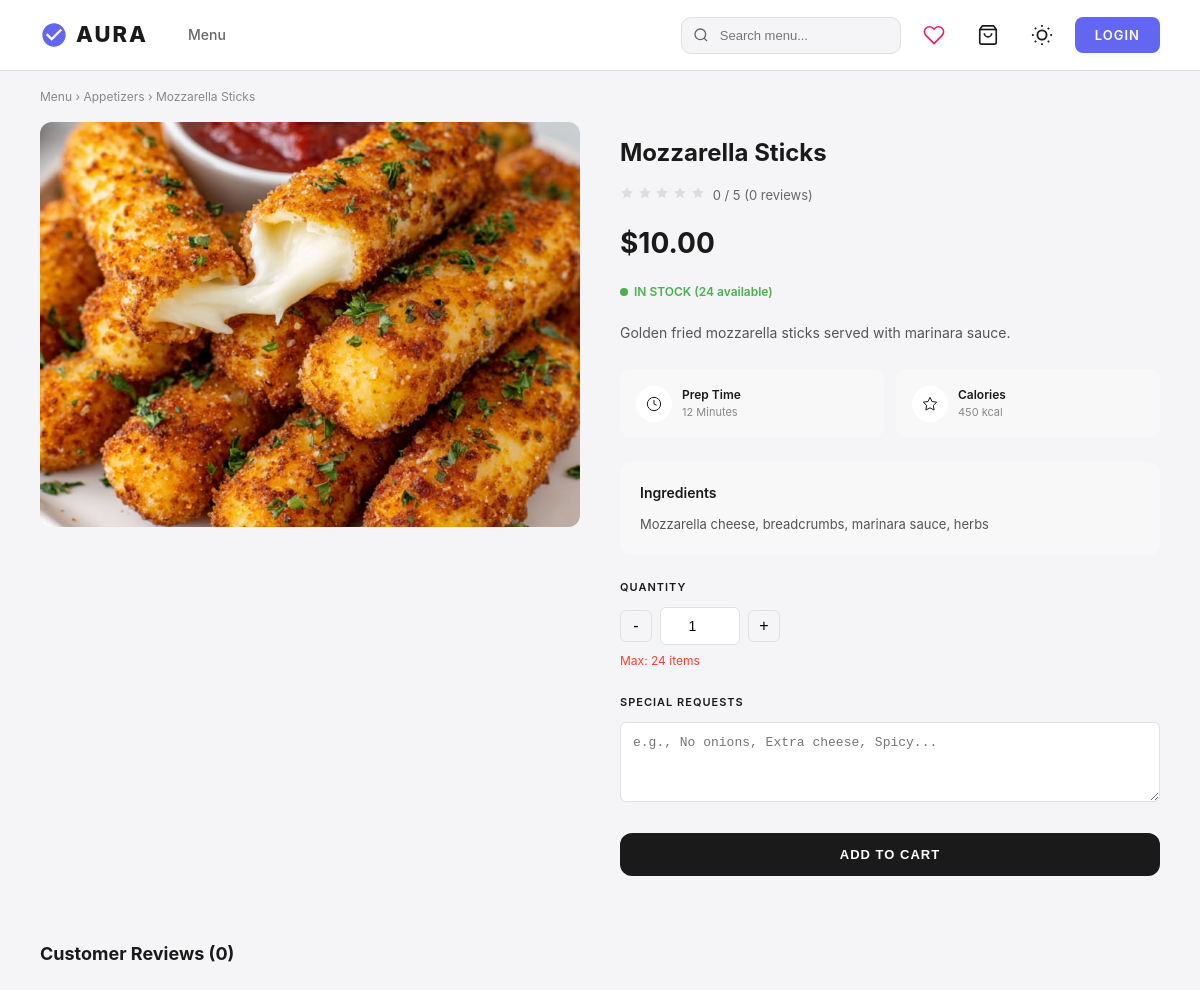
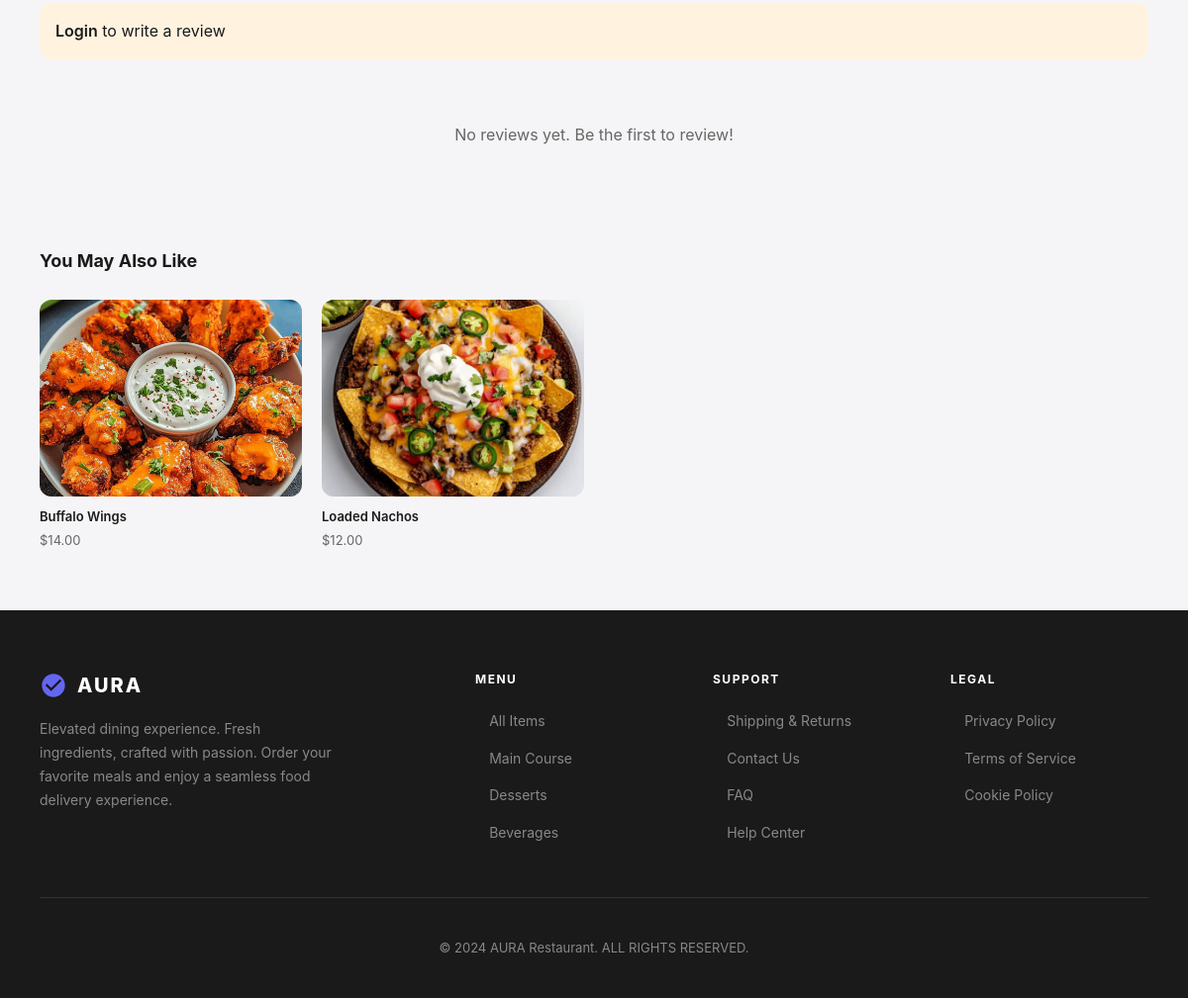
Page /customer/product/1 on the earlier database version (2 pictures, top to bottom).
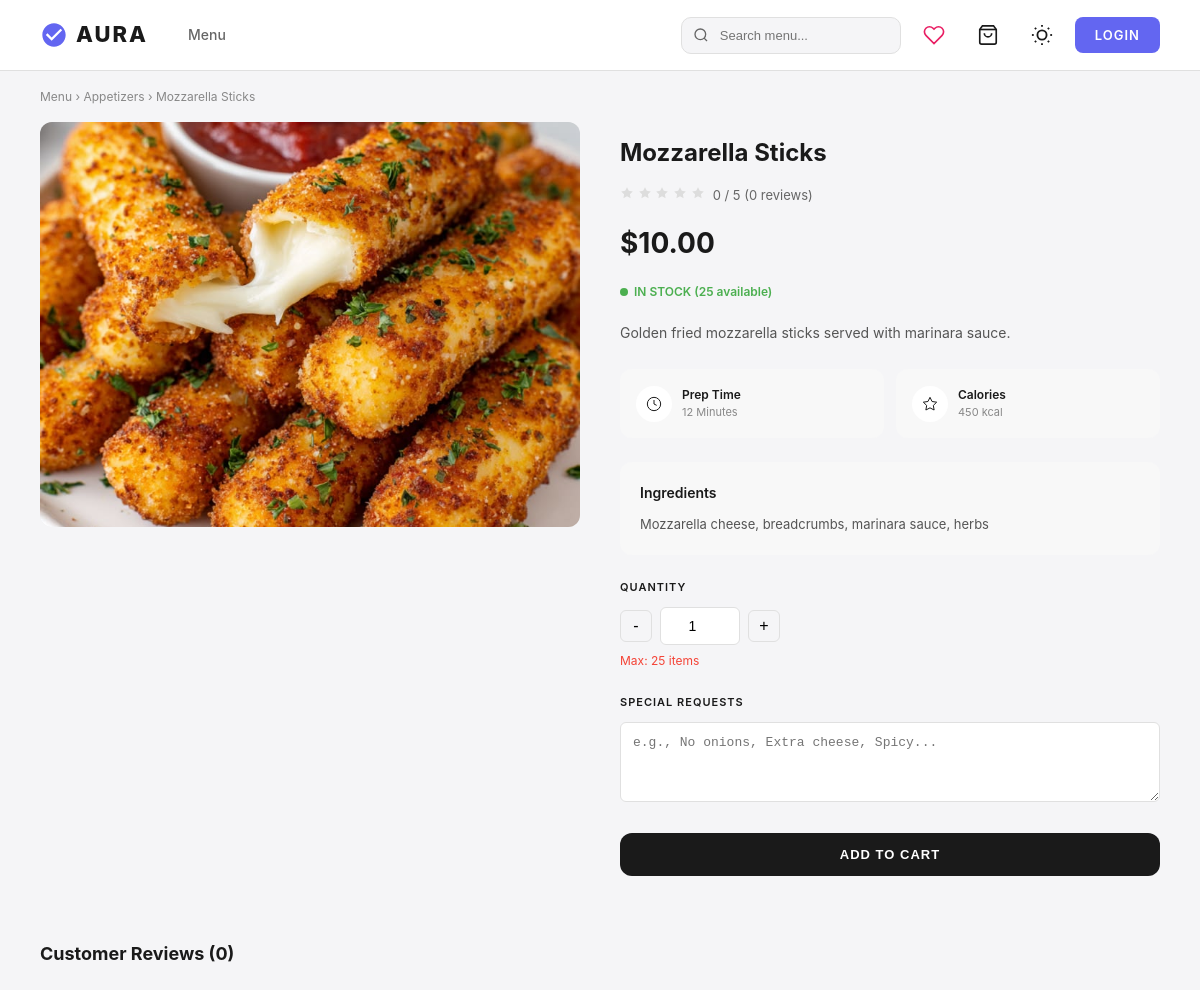
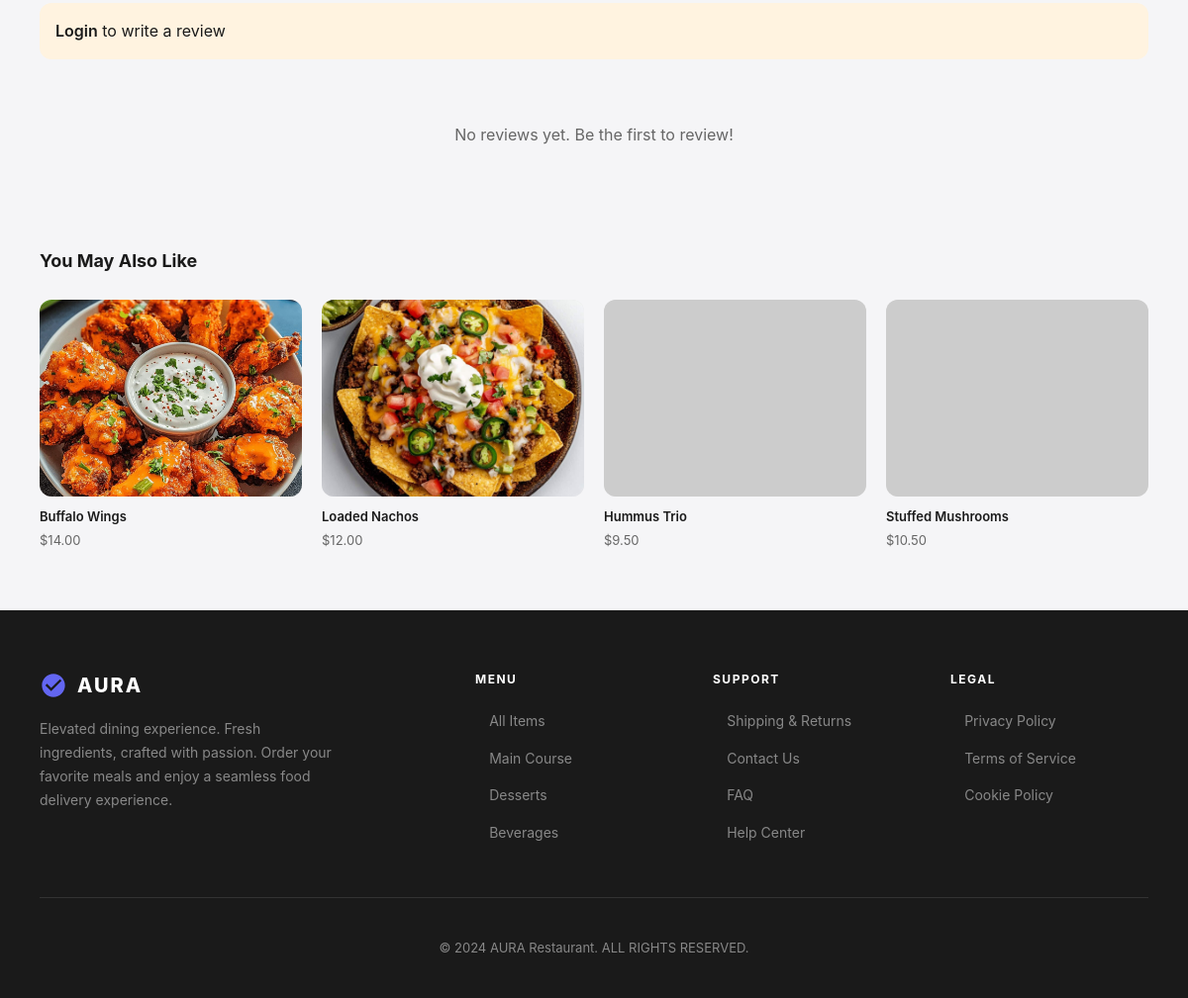
Same page on the later database version (2 pictures, top to bottom).
### app/models/menu_item.py (models this page shows, shortened)
class MenuItem(db.Model):
    __tablename__ = 'menu_items'
    id = db.Column(db.Integer, primary_key=True)
    name = db.Column(db.String(100), nullable=False)
    description = db.Column(db.Text)
    price = db.Column(db.Numeric(10, 2), nullable=False)
    category = db.Column(db.Enum(Category), nullable=False)
    image_url = db.Column(db.String(255))
    is_available = db.Column(db.Boolean, default=True)
    stock_quantity = db.Column(db.Integer, default=10)  # ← NEW: Available stock
    preparation_time = db.Column(db.Integer, default=15)
    calories = db.Column(db.Integer)
    ingredients = db.Column(db.Text)
    created_at = db.Column(db.DateTime, default=db.func.current_timestamp())
    order_items = db.relationship('OrderItem', backref='menu_item', lazy=True)
    reviews = db.relationship('Review', backref='menu_item', lazy=True, cascade='all, delete-orphan')
    @property
    def available_stock(self):
        from app.models.orders import Order, OrderStatus
        from app.models.order_item import OrderItem
        pending = db.session.query(db.func.sum(OrderItem.quantity)).join(
            Order, OrderItem.order_id == Order.id
        ).filter(
            OrderItem.menu_item_id == self.id,
            Order.status.in_([OrderStatus.PENDING, OrderStatus.CONFIRMED])
        ).scalar() or 0
        return max(0, self.stock_quantity - pending)
    @property
    def average_rating(self):
        if not self.reviews:
            return 0
        return round(sum(r.rating for r in self.reviews) / len(self.reviews), 1)

### app/routes/customer.py (the view)
@customer_bp.route('/product/<int:id>')
def product_details(id):
    from app.models.menu_item import MenuItem
    item = MenuItem.query.get_or_404(id)
    related = MenuItem.query.filter_by(
        category=item.category,
        is_available=True
    ).filter(MenuItem.id != id).limit(4).all()
    reviews = item.reviews.order_by(Review.created_at.desc()).all() if hasattr(item.reviews, 'order_by') else item.reviews
    return render_template('products/product_details.html',
                         item=item,
                         related=related,
                         reviews=reviews)

### app/templates/products/product_details.html (shortened to what this page needs)
{% extends "base.html" %}
{% block content %}
<div class="bread">
  <a href="{{ url_for('customer.menu') }}">Menu</a> &rsaquo;
  <a href="{{ url_for('customer.menu', category=item.category.value.lower().replace(' ', '_')) }}">{{ item.category.value }}</a> &rsaquo;
  {{ item.name }}
</div>
<main class="wrap">
  <div class="main">
    {% if item.image_url %}
      {% set img_path = item.image_url %}
      {% if img_path.startswith('static/') %}
        {% set img_path = img_path[7:] %}
      {% endif %}
      <img src="{{ url_for('static', filename=img_path) }}" alt="{{ item.name }}" onerror="this.src='https://via.placeholder.com/600x450?text={{ item.name | urlencode }}'">
    {% else %}
      <img src="https://via.placeholder.com/600x450?text={{ item.name | urlencode }}" alt="{{ item.name }}">
    {% endif %}
  </div>
  <div class="info">
    <h1>{{ item.name }}</h1>
    <div class="rating">
      <div class="stars">
        {% set avg_rating = item.average_rating %}
        {% for i in range(5) %}
          {% if i < avg_rating|int %}
            <svg width="14" height="14" viewBox="0 0 24 24" fill="var(--c1)"><path d="M12 2l3.09 6.26L22 9.27l-5 4.87 1.18 6.88L12 17.77l-6.18 3.25L7 14.14 2 9.27l6.91-1.01L12 2z"/></svg>
          {% else %}
            <svg width="14" height="14" viewBox="0 0 24 24" fill="#ddd"><path d="M12 2l3.09 6.26L22 9.27l-5 4.87 1.18 6.88L12 17.77l-6.18 3.25L7 14.14 2 9.27l6.91-1.01L12 2z"/></svg>
          {% endif %}
        {% endfor %}
      </div>
      <span>{{ avg_rating }} / 5 ({{ item.reviews|length }} reviews)</span>
    </div>
    <div class="price">
      <span class="now">${{ "%.2f"|format(item.price|float) }}</span>
    </div>
    {% set available = item.available_stock %}
    {% if available > 5 %}
      <div class="stock in-stock">
        <span class="dot in-stock"></span>
        IN STOCK ({{ available }} available)
      </div>
    {% elif available > 0 %}
      <div class="stock low-stock">
        <span class="dot low-stock"></span>
        LOW STOCK - Only {{ available }} left!
      </div>
    {% else %}
      <div class="stock out-of-stock">
        <span class="dot out-of-stock"></span>
        OUT OF STOCK
      </div>
    {% endif %}
    <p class="desc">{{ item.description or 'Delicious food crafted with passion and the finest ingredients.' }}</p>
    <div class="meta-info">
      <div class="meta-item">
        <div class="meta-icon">
          <svg viewBox="0 0 24 24"><circle cx="12" cy="12" r="10"/><polyline points="12 6 12 12 16 14"/></svg>
        </div>
        <div>
          <div class="meta-t">Prep Time</div>
          <div class="meta-s">{{ item.preparation_time }} Minutes</div>
        </div>
      </div>
      <div class="meta-item">
        <div class="meta-icon">
          <svg viewBox="0 0 24 24"><path d="M12 2l3.09 6.26L22 9.27l-5 4.87 1.18 6.88L12 17.77l-6.18 3.25L7 14.14 2 9.27l6.91-1.01L12 2z"/></svg>
        </div>
        <div>
          <div class="meta-t">Calories</div>
          <div class="meta-s">{{ item.calories or 'N/A' }} kcal</div>
        </div>
      </div>
    </div>
    {% if item.ingredients %}
    <div class="ingredients">
      <h3>Ingredients</h3>
      <p>{{ item.ingredients }}</p>
    </div>
    {% endif %}
    {% if available > 0 %}
    <form id="addToCartForm" onsubmit="return addToCartDetail(event)">
      <div class="quantity">
        <div class="label">Quantity</div>
        <div style="display:flex;align-items:center;gap:8px;">
            <button type="button" onclick="adjustDetailQty(-1)" style="width:32px;height:32px;border:1.5px solid var(--cb);background:none;border-radius:6px;cursor:pointer;font-size:16px;">-</button>
            <input type="number" name="quantity" id="detailQty" class="qty-input" value="1" min="1" max="{{ available }}" required>
            <button type="button" onclick="adjustDetailQty(1)" style="width:32px;height:32px;border:1.5px solid var(--cb);background:none;border-radius:6px;cursor:pointer;font-size:16px;">+</button>
        </div>
        <div class="stock-limit">Max: {{ available }} items</div>
      </div>
      <div class="special-requests">
        <div class="label">Special Requests</div>
        <textarea name="special_requests" placeholder="e.g., No onions, Extra cheese, Spicy..."></textarea>
      </div>
      <div class="btns">
        <button type="submit" class="btn btn-b" id="addToCartBtn">
            <span id="btnText">Add to Cart</span>
        </button>
      </div>
    </form>
    {% else %}
    <div class="btns">
      <button class="btn btn-b" disabled>Out of Stock</button>
    </div>
    {% endif %}
  </div>
</main>
<section class="reviews">
  <div class="head">
    <div>
      <h2>Customer Reviews ({{ item.reviews|length }})</h2>
    </div>
  </div>
  {% if current_user.is_authenticated %}
    {% set user_reviewed = item.reviews | selectattr('customer_id', 'equalto', current_user.id) | list | length > 0 %}
    {% if not user_reviewed %}
    <div class="add-review-form" style="background:#f8f8f8;padding:24px;border-radius:var(--r);margin-bottom:24px;">
      <h3 style="font-size:16px;margin-bottom:16px;">Write a Review</h3>
      <form action="{{ url_for('customer.add_review', item_id=item.id) }}" method="POST">
        <input type="hidden" name="csrf_token" value="{{ csrf_token() }}">
        <div class="rating-input" style="margin-bottom:16px;">
          <label style="display:block;font-size:12px;font-weight:600;margin-bottom:8px;">Your Rating</label>
          <div class="stars-select" style="display:flex;gap:8px;">
            {% for i in range(1, 6) %}
            <label style="cursor:pointer;font-size:24px;color:#ddd;transition:color 0.2s;"
                   onmouseover="highlightStars({{ i }})"
                   onmouseout="resetStars()"
                   onclick="setRating({{ i }})">
              <input type="radio" name="rating" value="{{ i }}" style="display:none;" required>
              &#9733;
            </label>
            {% endfor %}
          </div>
        </div>
        <div style="margin-bottom:16px;">
          <label style="display:block;font-size:12px;font-weight:600;margin-bottom:8px;">Your Review</label>
          <textarea name="comment" placeholder="Tell us what you think..."
                    style="width:100%;padding:12px;border:1.5px solid var(--cb);border-radius:6px;font-size:13px;resize:vertical;min-height:100px;"></textarea>
        </div>
        <button type="submit" class="btn btn-b" style="width:auto;padding:12px 24px;">Submit Review</button>
      </form>
    </div>
    <script>
      function highlightStars(n) {
        const stars = document.querySelectorAll('.stars-select label');
        stars.forEach((star, index) => {
          star.style.color = index < n ? 'var(--c1)' : '#ddd';
        });
      }
      function resetStars() {
        const selected = document.querySelector('input[name="rating"]:checked');
        const rating = selected ? selected.value : 0;
        highlightStars(rating);
      }
      function setRating(n) {
        const inputs = document.querySelectorAll('input[name="rating"]');
        inputs[n-1].checked = true;
        highlightStars(n);
      }
    </script>
    {% else %}
    <div style="background:#e8f5e9;padding:16px;border-radius:var(--r);margin-bottom:24px;color:#2e7d32;font-size:13px;">
      You already reviewed this item
    </div>
    {% endif %}
  {% else %}
    <div style="background:#fff3e0;padding:16px;border-radius:var(--r);margin-bottom:24px;">
      <a href="{{ url_for('auth.login') }}" style="color:var(--c1);font-weight:600;">Login</a> to write a review
    </div>
  {% endif %}
  {% if item.reviews %}
  <div class="r-grid">
    {% for review in item.reviews %}
    <div class="r-card">
      <div class="r-user">
        <div class="r-avatar">{{ review.customer.username[0]|upper }}</div>
        <div>
          <div class="r-name">{{ review.customer.username }}</div>
          <div class="r-stars">
            {% for i in range(5) %}
              {% if i < review.rating %}
                <svg viewBox="0 0 24 24"><path d="M12 2l3.09 6.26L22 9.27l-5 4.87 1.18 6.88L12 17.77l-6.18 3.25L7 14.14 2 9.27l6.91-1.01L12 2z"/></svg>
              {% else %}
                <svg viewBox="0 0 24 24" fill="#ddd"><path d="M12 2l3.09 6.26L22 9.27l-5 4.87 1.18 6.88L12 17.77l-6.18 3.25L7 14.14 2 9.27l6.91-1.01L12 2z"/></svg>
              {% endif %}
            {% endfor %}
          </div>
        </div>
      </div>
      <p class="r-text">"{{ review.comment or 'Great food!' }}"</p>
      <div style="font-size:11px;color:var(--cl);margin-top:8px;">
        {{ review.created_at.strftime('%B %d, %Y') }}
      </div>
    </div>
    {% endfor %}
  </div>
  {% else %}
  <div class="no-reviews">
    <p>No reviews yet. Be the first to review!</p>
  </div>
  {% endif %}
</section>
{% if related %}
<section class="rec">
  <h2>You May Also Like</h2>
  <div class="rec-g">
    {% for rel in related %}
    <a href="{{ url_for('customer.product_details', id=rel.id) }}" class="rec-c">
      <div class="rec-img">
        {% if rel.image_url %}
          {% set img_path = rel.image_url %}
          {% if img_path.startswith('static/') %}
            {% set img_path = img_path[7:] %}
          {% endif %}
          <img src="{{ url_for('static', filename=img_path) }}" alt="{{ rel.name }}" onerror="this.src='https://via.placeholder.com/300x225?text={{ rel.name | urlencode }}'">
        {% else %}
          <img src="https://via.placeholder.com/300x225?text={{ rel.name | urlencode }}" alt="{{ rel.name }}">
        {% endif %}
      </div>
      <div class="rec-n">{{ rel.name }}</div>
      <div class="rec-p">${{ "%.2f"|format(rel.price|float) }}</div>
    </a>
    {% endfor %}
  </div>
</section>
{% endif %}
{% endblock %}

### app/templates/base.html (shortened to what this page needs)
<!DOCTYPE html>
<html lang="en" data-theme="light">
<head>
<link rel="stylesheet" href="{{ url_for('static', filename='css/style.css') }}">
</head>
<body>
<nav class="nav">
  <div class="nav-left">
    <a href="{{ url_for('main.home') }}" class="logo">
      <svg viewBox="0 0 24 24"><path d="M12 2C6.48 2 2 6.48 2 12s4.48 10 10 10 10-4.48 10-10S17.52 2 12 2zm-2 15l-5-5 1.41-1.41L10 14.17l7.59-7.59L19 8l-9 9z"/></svg>
      AURA
    </a>
    <ul class="links">
      <li><a href="{{ url_for('customer.menu') }}" class="{% if request.endpoint == 'customer.menu' %}active{% endif %}">Menu</a></li>
    </ul>
  </div>
  <div class="nav-right">
    <form class="nav-search" action="{{ url_for('customer.search') }}" method="GET">
      <input type="text" name="q" placeholder="Search menu..." value="{{ search_query or '' }}">
    </form>
    <a href="{{ url_for('customer.menu') }}" class="nav-icon-btn wishlist-btn" title="Wishlist (Coming Soon)">
      <svg viewBox="0 0 24 24"><path d="M20.84 4.61a5.5 5.5 0 0 0-7.78 0L12 5.67l-1.06-1.06a5.5 5.5 0 0 0-7.78 7.78l1.06 1.06L12 21.23l7.78-7.78 1.06-1.06a5.5 5.5 0 0 0 0-7.78z"/></svg>
    </a>
    <a href="{{ url_for('customer.cart') }}" class="nav-icon-btn cart-icon-wrap" title="Cart">
      <svg viewBox="0 0 24 24"><path d="M6 2L3 6v14a2 2 0 0 0 2 2h14a2 2 0 0 0 2-2V6l-3-4z"/><line x1="3" y1="6" x2="21" y2="6"/><path d="M16 10a4 4 0 0 1-8 0"/></svg>
    </a>
    <button class="nav-icon-btn theme-toggle" onclick="toggleTheme()" title="Toggle Dark Mode">
    </button>
    {% if current_user.is_authenticated %}
    <div class="profile-dropdown" id="profileDropdown">
      <button class="profile-btn" onclick="toggleProfileDropdown()">
        <div class="profile-avatar">{{ current_user.username[0]|upper }}</div>
        <span class="profile-name">{{ current_user.username }}</span>
        <svg class="profile-arrow" viewBox="0 0 24 24"><polyline points="6 9 12 15 18 9"/></svg>
      </button>
      <div class="dropdown-menu">
        <div class="dropdown-header">My Account</div>
        <div class="dropdown-item" style="cursor:default">
          <svg viewBox="0 0 24 24"><path d="M20 21v-2a4 4 0 0 0-4-4H8a4 4 0 0 0-4 4v2"/><circle cx="12" cy="7" r="4"/></svg>
          {{ current_user.username }}
        </div>
        <div class="dropdown-divider"></div>
        <a href="{{ url_for('customer.orders') }}" class="dropdown-item">
          <svg viewBox="0 0 24 24"><path d="M14 2H6a2 2 0 0 0-2 2v16a2 2 0 0 0 2 2h12a2 2 0 0 0 2-2V8z"/><polyline points="14 2 14 8 20 8"/></svg>
          My Orders
        </a>
        <div class="dropdown-divider"></div>
        <a href="{{ url_for('auth.logout') }}" class="dropdown-item" style="color:#d32f2f">
          <svg viewBox="0 0 24 24"><path d="M9 21H5a2 2 0 0 1-2-2V5a2 2 0 0 1 2-2h4"/><polyline points="16 17 21 12 16 7"/><line x1="21" y1="12" x2="9" y2="12"/></svg>
          Logout
        </a>
      </div>
    </div>
    {% else %}
    <a href="{{ url_for('auth.login') }}" class="btn btn-primary" style="padding:8px 20px;font-size:13px;border-radius:8px;background:var(--c2);color:#fff;font-weight:600;text-decoration:none">Login</a>
    {% endif %}
  </div>
</nav>
{% block content %}{% endblock %}
<footer class="footer">
  <div class="f-grid">
    <div>
      <div class="f-brand">
        <svg viewBox="0 0 24 24"><path d="M12 2C6.48 2 2 6.48 2 12s4.48 10 10 10 10-4.48 10-10S17.52 2 12 2zm-2 15l-5-5 1.41-1.41L10 14.17l7.59-7.59L19 8l-9 9z"/></svg>
        AURA
      </div>
      <p class="f-desc">Elevated dining experience. Fresh ingredients, crafted with passion. Order your favorite meals and enjoy a seamless food delivery experience.</p>
    </div>
    <div>
      <div class="f-title">Menu</div>
      <ul class="f-links">
        <li><a href="{{ url_for('customer.menu') }}">All Items</a></li>
        <li><a href="{{ url_for('customer.menu', category='main_course') }}">Main Course</a></li>
        <li><a href="{{ url_for('customer.menu', category='desserts') }}">Desserts</a></li>
        <li><a href="{{ url_for('customer.menu', category='beverages') }}">Beverages</a></li>
      </ul>
    </div>
    <div>
      <div class="f-title">Support</div>
      <ul class="f-links">
        <li><a href="#">Shipping & Returns</a></li>
        <li><a href="#">Contact Us</a></li>
        <li><a href="#">FAQ</a></li>
        <li><a href="#">Help Center</a></li>
      </ul>
    </div>
    <div>
      <div class="f-title">Legal</div>
      <ul class="f-links">
        <li><a href="#">Privacy Policy</a></li>
        <li><a href="#">Terms of Service</a></li>
        <li><a href="#">Cookie Policy</a></li>
      </ul>
    </div>
  </div>
  <div class="f-copy">&copy; 2024 AURA Restaurant. ALL RIGHTS RESERVED.</div>
</footer>
</body>
</html>

Differences in the rows shown:
added MenuItem: name "Hummus Trio", price "9.50"
added MenuItem: name "Stuffed Mushrooms", price "10.50"
Other differences:
{{ available }}: "24" → "25"
